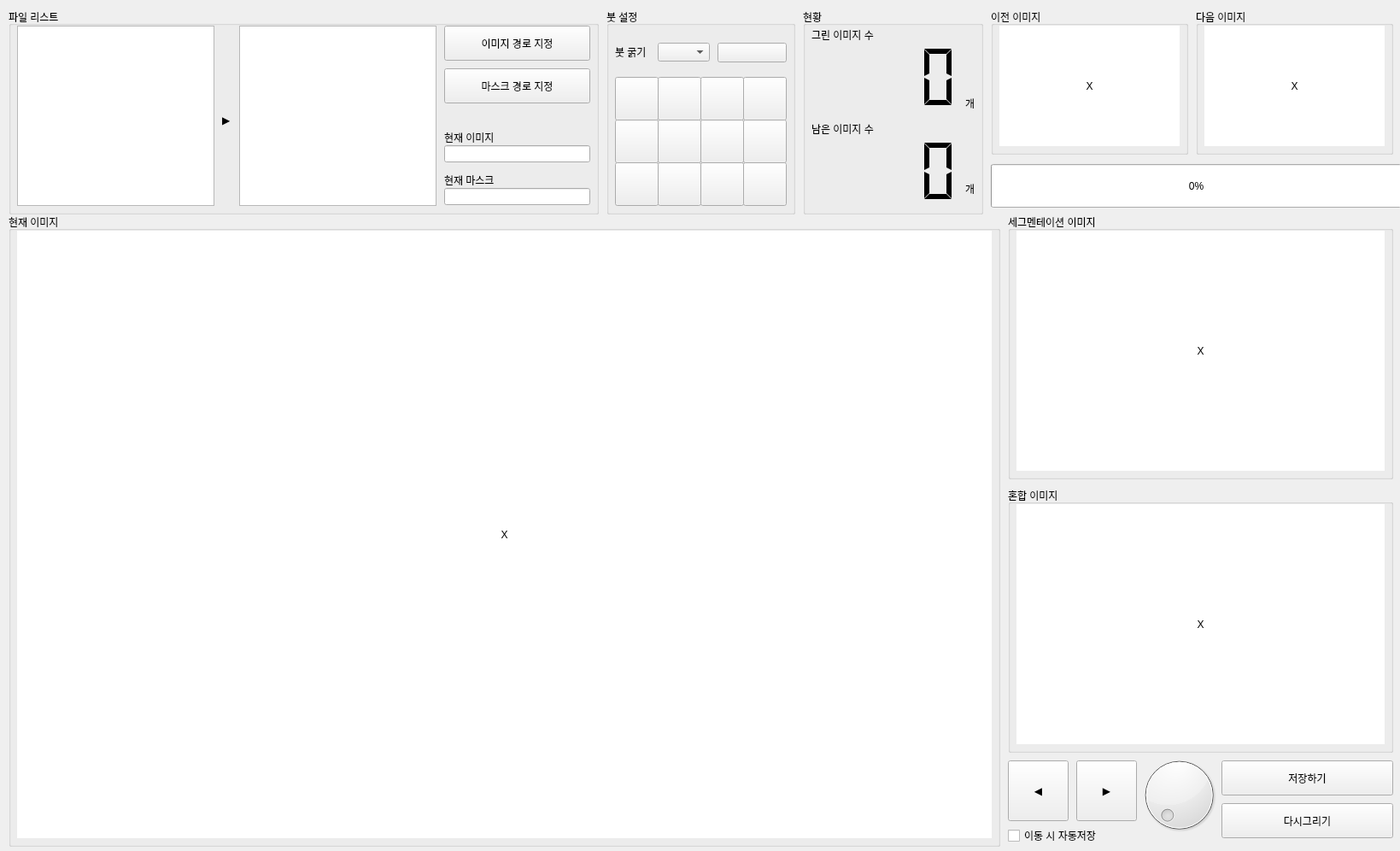
<?xml version="1.0" encoding="UTF-8"?>
<ui version="4.0">
 <class>MainWindow</class>
 <widget class="QMainWindow" name="MainWindow">
  <property name="geometry">
   <rect>
    <x>0</x>
    <y>0</y>
    <width>1639</width>
    <height>996</height>
   </rect>
  </property>
  <property name="windowTitle">
   <string>세그멘테이션 툴</string>
  </property>
  <widget class="QWidget" name="centralwidget">
   <widget class="QGroupBox" name="groupBox">
    <property name="geometry">
     <rect>
      <x>10</x>
      <y>10</y>
      <width>691</width>
      <height>241</height>
     </rect>
    </property>
    <property name="title">
     <string>파일 리스트</string>
    </property>
    <widget class="QPushButton" name="button_imgPath">
     <property name="geometry">
      <rect>
       <x>510</x>
       <y>20</y>
       <width>171</width>
       <height>41</height>
      </rect>
     </property>
     <property name="focusPolicy">
      <enum>Qt::NoFocus</enum>
     </property>
     <property name="text">
      <string>이미지 경로 지정</string>
     </property>
    </widget>
    <widget class="QPushButton" name="button_maskPath">
     <property name="geometry">
      <rect>
       <x>510</x>
       <y>70</y>
       <width>171</width>
       <height>41</height>
      </rect>
     </property>
     <property name="focusPolicy">
      <enum>Qt::NoFocus</enum>
     </property>
     <property name="text">
      <string>마스크 경로 지정</string>
     </property>
    </widget>
    <widget class="QListWidget" name="listWidget_img">
     <property name="geometry">
      <rect>
       <x>10</x>
       <y>20</y>
       <width>231</width>
       <height>211</height>
      </rect>
     </property>
     <property name="focusPolicy">
      <enum>Qt::NoFocus</enum>
     </property>
    </widget>
    <widget class="QListWidget" name="listWidget_mask">
     <property name="geometry">
      <rect>
       <x>270</x>
       <y>20</y>
       <width>231</width>
       <height>211</height>
      </rect>
     </property>
     <property name="focusPolicy">
      <enum>Qt::NoFocus</enum>
     </property>
    </widget>
    <widget class="QLabel" name="label_2">
     <property name="geometry">
      <rect>
       <x>510</x>
       <y>140</y>
       <width>131</width>
       <height>21</height>
      </rect>
     </property>
     <property name="text">
      <string>현재 이미지</string>
     </property>
    </widget>
    <widget class="QLabel" name="label_3">
     <property name="geometry">
      <rect>
       <x>510</x>
       <y>190</y>
       <width>131</width>
       <height>21</height>
      </rect>
     </property>
     <property name="text">
      <string>현재 마스크</string>
     </property>
    </widget>
    <widget class="QLabel" name="label_8">
     <property name="geometry">
      <rect>
       <x>250</x>
       <y>120</y>
       <width>16</width>
       <height>21</height>
      </rect>
     </property>
     <property name="text">
      <string>▶</string>
     </property>
    </widget>
    <widget class="QLineEdit" name="lineEdit_img">
     <property name="geometry">
      <rect>
       <x>510</x>
       <y>160</y>
       <width>171</width>
       <height>20</height>
      </rect>
     </property>
     <property name="focusPolicy">
      <enum>Qt::NoFocus</enum>
     </property>
    </widget>
    <widget class="QLineEdit" name="lineEdit_mask">
     <property name="geometry">
      <rect>
       <x>510</x>
       <y>210</y>
       <width>171</width>
       <height>20</height>
      </rect>
     </property>
     <property name="focusPolicy">
      <enum>Qt::NoFocus</enum>
     </property>
    </widget>
   </widget>
   <widget class="QGroupBox" name="groupBox_2">
    <property name="geometry">
     <rect>
      <x>1160</x>
      <y>10</y>
      <width>231</width>
      <height>171</height>
     </rect>
    </property>
    <property name="title">
     <string>이전 이미지</string>
    </property>
    <widget class="QLabel" name="label_lastImg">
     <property name="geometry">
      <rect>
       <x>10</x>
       <y>20</y>
       <width>211</width>
       <height>141</height>
      </rect>
     </property>
     <property name="layoutDirection">
      <enum>Qt::LeftToRight</enum>
     </property>
     <property name="autoFillBackground">
      <bool>false</bool>
     </property>
     <property name="styleSheet">
      <string notr="true">background-color: rgb(255, 255, 255);</string>
     </property>
     <property name="text">
      <string>X</string>
     </property>
     <property name="textFormat">
      <enum>Qt::AutoText</enum>
     </property>
     <property name="alignment">
      <set>Qt::AlignCenter</set>
     </property>
    </widget>
   </widget>
   <widget class="QGroupBox" name="groupBox_3">
    <property name="geometry">
     <rect>
      <x>1400</x>
      <y>10</y>
      <width>231</width>
      <height>171</height>
     </rect>
    </property>
    <property name="title">
     <string>다음 이미지</string>
    </property>
    <widget class="QLabel" name="label_nextImg">
     <property name="geometry">
      <rect>
       <x>10</x>
       <y>20</y>
       <width>211</width>
       <height>141</height>
      </rect>
     </property>
     <property name="autoFillBackground">
      <bool>false</bool>
     </property>
     <property name="styleSheet">
      <string notr="true">background-color: rgb(255, 255, 255);</string>
     </property>
     <property name="text">
      <string>X</string>
     </property>
     <property name="alignment">
      <set>Qt::AlignCenter</set>
     </property>
    </widget>
   </widget>
   <widget class="QGroupBox" name="groupBox_4">
    <property name="geometry">
     <rect>
      <x>10</x>
      <y>250</y>
      <width>1161</width>
      <height>741</height>
     </rect>
    </property>
    <property name="title">
     <string>현재 이미지</string>
    </property>
    <widget class="QLabel" name="label_canvasImg">
     <property name="geometry">
      <rect>
       <x>10</x>
       <y>20</y>
       <width>1141</width>
       <height>711</height>
      </rect>
     </property>
     <property name="autoFillBackground">
      <bool>false</bool>
     </property>
     <property name="styleSheet">
      <string notr="true">background-color: rgb(255, 255, 255);</string>
     </property>
     <property name="text">
      <string>X</string>
     </property>
     <property name="alignment">
      <set>Qt::AlignCenter</set>
     </property>
    </widget>
   </widget>
   <widget class="QGroupBox" name="groupBox_5">
    <property name="geometry">
     <rect>
      <x>710</x>
      <y>10</y>
      <width>221</width>
      <height>241</height>
     </rect>
    </property>
    <property name="title">
     <string>붓 설정</string>
    </property>
    <widget class="QComboBox" name="comboBox_lineThick">
     <property name="geometry">
      <rect>
       <x>60</x>
       <y>40</y>
       <width>61</width>
       <height>22</height>
      </rect>
     </property>
     <property name="focusPolicy">
      <enum>Qt::NoFocus</enum>
     </property>
    </widget>
    <widget class="QLabel" name="label">
     <property name="geometry">
      <rect>
       <x>10</x>
       <y>40</y>
       <width>41</width>
       <height>21</height>
      </rect>
     </property>
     <property name="text">
      <string>붓 굵기</string>
     </property>
    </widget>
    <widget class="QPushButton" name="button_colorNow">
     <property name="geometry">
      <rect>
       <x>130</x>
       <y>40</y>
       <width>81</width>
       <height>23</height>
      </rect>
     </property>
     <property name="focusPolicy">
      <enum>Qt::NoFocus</enum>
     </property>
     <property name="autoFillBackground">
      <bool>false</bool>
     </property>
     <property name="text">
      <string/>
     </property>
    </widget>
    <widget class="QPushButton" name="button_color1">
     <property name="geometry">
      <rect>
       <x>10</x>
       <y>80</y>
       <width>51</width>
       <height>51</height>
      </rect>
     </property>
     <property name="focusPolicy">
      <enum>Qt::NoFocus</enum>
     </property>
     <property name="contextMenuPolicy">
      <enum>Qt::DefaultContextMenu</enum>
     </property>
     <property name="autoFillBackground">
      <bool>false</bool>
     </property>
     <property name="text">
      <string/>
     </property>
     <property name="autoDefault">
      <bool>false</bool>
     </property>
     <property name="default">
      <bool>false</bool>
     </property>
     <property name="flat">
      <bool>false</bool>
     </property>
    </widget>
    <widget class="QPushButton" name="button_color2">
     <property name="geometry">
      <rect>
       <x>60</x>
       <y>80</y>
       <width>51</width>
       <height>51</height>
      </rect>
     </property>
     <property name="focusPolicy">
      <enum>Qt::NoFocus</enum>
     </property>
     <property name="autoFillBackground">
      <bool>false</bool>
     </property>
     <property name="text">
      <string/>
     </property>
    </widget>
    <widget class="QPushButton" name="button_color4">
     <property name="geometry">
      <rect>
       <x>160</x>
       <y>80</y>
       <width>51</width>
       <height>51</height>
      </rect>
     </property>
     <property name="focusPolicy">
      <enum>Qt::NoFocus</enum>
     </property>
     <property name="autoFillBackground">
      <bool>false</bool>
     </property>
     <property name="text">
      <string/>
     </property>
    </widget>
    <widget class="QPushButton" name="button_color3">
     <property name="geometry">
      <rect>
       <x>110</x>
       <y>80</y>
       <width>51</width>
       <height>51</height>
      </rect>
     </property>
     <property name="focusPolicy">
      <enum>Qt::NoFocus</enum>
     </property>
     <property name="autoFillBackground">
      <bool>false</bool>
     </property>
     <property name="text">
      <string/>
     </property>
    </widget>
    <widget class="QPushButton" name="button_color8">
     <property name="geometry">
      <rect>
       <x>160</x>
       <y>130</y>
       <width>51</width>
       <height>51</height>
      </rect>
     </property>
     <property name="focusPolicy">
      <enum>Qt::NoFocus</enum>
     </property>
     <property name="autoFillBackground">
      <bool>false</bool>
     </property>
     <property name="text">
      <string/>
     </property>
    </widget>
    <widget class="QPushButton" name="button_color5">
     <property name="geometry">
      <rect>
       <x>10</x>
       <y>130</y>
       <width>51</width>
       <height>51</height>
      </rect>
     </property>
     <property name="focusPolicy">
      <enum>Qt::NoFocus</enum>
     </property>
     <property name="autoFillBackground">
      <bool>false</bool>
     </property>
     <property name="text">
      <string/>
     </property>
    </widget>
    <widget class="QPushButton" name="button_color6">
     <property name="geometry">
      <rect>
       <x>60</x>
       <y>130</y>
       <width>51</width>
       <height>51</height>
      </rect>
     </property>
     <property name="focusPolicy">
      <enum>Qt::NoFocus</enum>
     </property>
     <property name="autoFillBackground">
      <bool>false</bool>
     </property>
     <property name="text">
      <string/>
     </property>
    </widget>
    <widget class="QPushButton" name="button_color7">
     <property name="geometry">
      <rect>
       <x>110</x>
       <y>130</y>
       <width>51</width>
       <height>51</height>
      </rect>
     </property>
     <property name="focusPolicy">
      <enum>Qt::NoFocus</enum>
     </property>
     <property name="autoFillBackground">
      <bool>false</bool>
     </property>
     <property name="text">
      <string/>
     </property>
    </widget>
    <widget class="QPushButton" name="button_color12">
     <property name="geometry">
      <rect>
       <x>160</x>
       <y>180</y>
       <width>51</width>
       <height>51</height>
      </rect>
     </property>
     <property name="focusPolicy">
      <enum>Qt::NoFocus</enum>
     </property>
     <property name="autoFillBackground">
      <bool>false</bool>
     </property>
     <property name="text">
      <string/>
     </property>
    </widget>
    <widget class="QPushButton" name="button_color9">
     <property name="geometry">
      <rect>
       <x>10</x>
       <y>180</y>
       <width>51</width>
       <height>51</height>
      </rect>
     </property>
     <property name="focusPolicy">
      <enum>Qt::NoFocus</enum>
     </property>
     <property name="autoFillBackground">
      <bool>false</bool>
     </property>
     <property name="text">
      <string/>
     </property>
    </widget>
    <widget class="QPushButton" name="button_color10">
     <property name="geometry">
      <rect>
       <x>60</x>
       <y>180</y>
       <width>51</width>
       <height>51</height>
      </rect>
     </property>
     <property name="focusPolicy">
      <enum>Qt::NoFocus</enum>
     </property>
     <property name="autoFillBackground">
      <bool>false</bool>
     </property>
     <property name="text">
      <string/>
     </property>
    </widget>
    <widget class="QPushButton" name="button_color11">
     <property name="geometry">
      <rect>
       <x>110</x>
       <y>180</y>
       <width>51</width>
       <height>51</height>
      </rect>
     </property>
     <property name="focusPolicy">
      <enum>Qt::NoFocus</enum>
     </property>
     <property name="autoFillBackground">
      <bool>false</bool>
     </property>
     <property name="text">
      <string/>
     </property>
    </widget>
   </widget>
   <widget class="QCheckBox" name="checkBox_autoSave">
    <property name="geometry">
     <rect>
      <x>1180</x>
      <y>970</y>
      <width>131</width>
      <height>16</height>
     </rect>
    </property>
    <property name="focusPolicy">
     <enum>Qt::NoFocus</enum>
    </property>
    <property name="text">
     <string>이동 시 자동저장</string>
    </property>
   </widget>
   <widget class="QGroupBox" name="groupBox_6">
    <property name="geometry">
     <rect>
      <x>1180</x>
      <y>570</y>
      <width>451</width>
      <height>311</height>
     </rect>
    </property>
    <property name="title">
     <string>혼합 이미지</string>
    </property>
    <widget class="QLabel" name="label_mixImg">
     <property name="geometry">
      <rect>
       <x>10</x>
       <y>20</y>
       <width>431</width>
       <height>281</height>
      </rect>
     </property>
     <property name="autoFillBackground">
      <bool>false</bool>
     </property>
     <property name="styleSheet">
      <string notr="true">background-color: rgb(255, 255, 255);</string>
     </property>
     <property name="text">
      <string>X</string>
     </property>
     <property name="alignment">
      <set>Qt::AlignCenter</set>
     </property>
    </widget>
   </widget>
   <widget class="QGroupBox" name="groupBox_7">
    <property name="geometry">
     <rect>
      <x>1180</x>
      <y>250</y>
      <width>451</width>
      <height>311</height>
     </rect>
    </property>
    <property name="title">
     <string>세그멘테이션 이미지</string>
    </property>
    <widget class="QLabel" name="label_segImg">
     <property name="geometry">
      <rect>
       <x>10</x>
       <y>20</y>
       <width>431</width>
       <height>281</height>
      </rect>
     </property>
     <property name="autoFillBackground">
      <bool>false</bool>
     </property>
     <property name="styleSheet">
      <string notr="true">background-color: rgb(255, 255, 255);</string>
     </property>
     <property name="text">
      <string>X</string>
     </property>
     <property name="alignment">
      <set>Qt::AlignCenter</set>
     </property>
    </widget>
   </widget>
   <widget class="QPushButton" name="button_last">
    <property name="geometry">
     <rect>
      <x>1180</x>
      <y>890</y>
      <width>71</width>
      <height>71</height>
     </rect>
    </property>
    <property name="focusPolicy">
     <enum>Qt::NoFocus</enum>
    </property>
    <property name="text">
     <string>◀</string>
    </property>
   </widget>
   <widget class="QPushButton" name="button_next">
    <property name="geometry">
     <rect>
      <x>1260</x>
      <y>890</y>
      <width>71</width>
      <height>71</height>
     </rect>
    </property>
    <property name="focusPolicy">
     <enum>Qt::NoFocus</enum>
    </property>
    <property name="text">
     <string>▶</string>
    </property>
   </widget>
   <widget class="QPushButton" name="button_save">
    <property name="geometry">
     <rect>
      <x>1430</x>
      <y>890</y>
      <width>201</width>
      <height>41</height>
     </rect>
    </property>
    <property name="focusPolicy">
     <enum>Qt::NoFocus</enum>
    </property>
    <property name="text">
     <string>저장하기</string>
    </property>
   </widget>
   <widget class="QPushButton" name="button_repaint">
    <property name="geometry">
     <rect>
      <x>1430</x>
      <y>940</y>
      <width>201</width>
      <height>41</height>
     </rect>
    </property>
    <property name="focusPolicy">
     <enum>Qt::NoFocus</enum>
    </property>
    <property name="text">
     <string>다시그리기</string>
    </property>
   </widget>
   <widget class="QDial" name="dial_img">
    <property name="geometry">
     <rect>
      <x>1330</x>
      <y>880</y>
      <width>101</width>
      <height>101</height>
     </rect>
    </property>
   </widget>
   <widget class="QGroupBox" name="groupBox_8">
    <property name="geometry">
     <rect>
      <x>940</x>
      <y>10</y>
      <width>211</width>
      <height>241</height>
     </rect>
    </property>
    <property name="title">
     <string>현황</string>
    </property>
    <widget class="QLabel" name="label_5">
     <property name="geometry">
      <rect>
       <x>190</x>
       <y>100</y>
       <width>21</width>
       <height>21</height>
      </rect>
     </property>
     <property name="text">
      <string>개</string>
     </property>
    </widget>
    <widget class="QLabel" name="label_4">
     <property name="geometry">
      <rect>
       <x>10</x>
       <y>20</y>
       <width>131</width>
       <height>21</height>
      </rect>
     </property>
     <property name="text">
      <string>그린 이미지 수</string>
     </property>
    </widget>
    <widget class="QLCDNumber" name="lcdNumber_done">
     <property name="geometry">
      <rect>
       <x>10</x>
       <y>40</y>
       <width>181</width>
       <height>81</height>
      </rect>
     </property>
     <property name="autoFillBackground">
      <bool>false</bool>
     </property>
     <property name="frameShape">
      <enum>QFrame::NoFrame</enum>
     </property>
     <property name="smallDecimalPoint">
      <bool>false</bool>
     </property>
     <property name="digitCount">
      <number>4</number>
     </property>
     <property name="segmentStyle">
      <enum>QLCDNumber::Flat</enum>
     </property>
     <property name="value" stdset="0">
      <double>0.000000000000000</double>
     </property>
     <property name="intValue" stdset="0">
      <number>0</number>
     </property>
    </widget>
    <widget class="QLabel" name="label_6">
     <property name="geometry">
      <rect>
       <x>190</x>
       <y>200</y>
       <width>21</width>
       <height>21</height>
      </rect>
     </property>
     <property name="text">
      <string>개</string>
     </property>
    </widget>
    <widget class="QLabel" name="label_7">
     <property name="geometry">
      <rect>
       <x>10</x>
       <y>130</y>
       <width>131</width>
       <height>21</height>
      </rect>
     </property>
     <property name="text">
      <string>남은 이미지 수</string>
     </property>
    </widget>
    <widget class="QLCDNumber" name="lcdNumber_do">
     <property name="geometry">
      <rect>
       <x>10</x>
       <y>150</y>
       <width>181</width>
       <height>81</height>
      </rect>
     </property>
     <property name="autoFillBackground">
      <bool>false</bool>
     </property>
     <property name="frameShape">
      <enum>QFrame::NoFrame</enum>
     </property>
     <property name="smallDecimalPoint">
      <bool>false</bool>
     </property>
     <property name="digitCount">
      <number>4</number>
     </property>
     <property name="segmentStyle">
      <enum>QLCDNumber::Flat</enum>
     </property>
     <property name="value" stdset="0">
      <double>0.000000000000000</double>
     </property>
     <property name="intValue" stdset="0">
      <number>0</number>
     </property>
    </widget>
   </widget>
   <widget class="QProgressBar" name="progressBar_work">
    <property name="geometry">
     <rect>
      <x>1160</x>
      <y>192</y>
      <width>481</width>
      <height>51</height>
     </rect>
    </property>
    <property name="value">
     <number>0</number>
    </property>
   </widget>
  </widget>
 </widget>
 <resources/>
 <connections/>
</ui>
